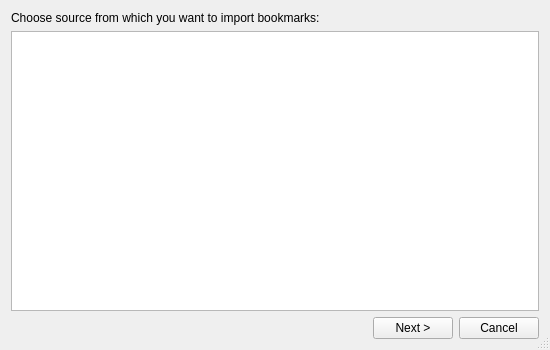
<?xml version="1.0" encoding="UTF-8"?>
<ui version="4.0">
 <class>BookmarksImportDialog</class>
 <widget class="QDialog" name="BookmarksImportDialog">
  <property name="geometry">
   <rect>
    <x>0</x>
    <y>0</y>
    <width>550</width>
    <height>350</height>
   </rect>
  </property>
  <property name="minimumSize">
   <size>
    <width>550</width>
    <height>350</height>
   </size>
  </property>
  <property name="windowTitle">
   <string>Import Bookmarks</string>
  </property>
  <property name="sizeGripEnabled">
   <bool>true</bool>
  </property>
  <layout class="QVBoxLayout" name="verticalLayout_2">
   <item>
    <widget class="QStackedWidget" name="pagesWidget">
     <widget class="QWidget" name="sourcePage">
      <layout class="QVBoxLayout" name="verticalLayout">
       <property name="margin">
        <number>0</number>
       </property>
       <item>
        <widget class="QLabel" name="label_2">
         <property name="text">
          <string>Choose source from which you want to import bookmarks:</string>
         </property>
        </widget>
       </item>
       <item>
        <widget class="QListWidget" name="sourcesList">
         <property name="toolTip">
          <string>Choose the source to import from</string>
         </property>
        </widget>
       </item>
      </layout>
     </widget>
     <widget class="QWidget" name="filePage">
      <layout class="QGridLayout" name="gridLayout">
       <property name="margin">
        <number>0</number>
       </property>
       <item row="0" column="0">
        <widget class="QLabel" name="iconLabel">
         <property name="minimumSize">
          <size>
           <width>48</width>
           <height>48</height>
          </size>
         </property>
         <property name="maximumSize">
          <size>
           <width>48</width>
           <height>48</height>
          </size>
         </property>
        </widget>
       </item>
       <item row="0" column="1" colspan="2">
        <widget class="QLabel" name="importingFromLabel"/>
       </item>
       <item row="1" column="2">
        <spacer name="verticalSpacer">
         <property name="orientation">
          <enum>Qt::Vertical</enum>
         </property>
         <property name="sizeHint" stdset="0">
          <size>
           <width>20</width>
           <height>44</height>
          </size>
         </property>
        </spacer>
       </item>
       <item row="2" column="0" colspan="3">
        <widget class="QLabel" name="fileLabel1">
         <property name="wordWrap">
          <bool>true</bool>
         </property>
        </widget>
       </item>
       <item row="3" column="0" colspan="3">
        <widget class="QLabel" name="standardDirLabel">
         <property name="textInteractionFlags">
          <set>Qt::LinksAccessibleByMouse|Qt::TextSelectableByMouse</set>
         </property>
        </widget>
       </item>
       <item row="4" column="0" colspan="3">
        <widget class="QLabel" name="fileLabel2"/>
       </item>
       <item row="5" column="1" colspan="2">
        <spacer name="verticalSpacer_2">
         <property name="orientation">
          <enum>Qt::Vertical</enum>
         </property>
         <property name="sizeHint" stdset="0">
          <size>
           <width>20</width>
           <height>44</height>
          </size>
         </property>
        </spacer>
       </item>
       <item row="6" column="0" colspan="3">
        <layout class="QHBoxLayout" name="horizontalLayout_3">
         <item>
          <widget class="QLineEdit" name="fileEdit">
           <property name="enabled">
            <bool>false</bool>
           </property>
           <property name="toolTip">
            <string>Shows the name of the bookmarks file or directory</string>
           </property>
          </widget>
         </item>
         <item>
          <widget class="QPushButton" name="chooseButton">
           <property name="text">
            <string notr="true">...</string>
           </property>
          </widget>
         </item>
        </layout>
       </item>
       <item row="7" column="1">
        <spacer name="verticalSpacer_3">
         <property name="orientation">
          <enum>Qt::Vertical</enum>
         </property>
         <property name="sizeHint" stdset="0">
          <size>
           <width>20</width>
           <height>44</height>
          </size>
         </property>
        </spacer>
       </item>
      </layout>
     </widget>
    </widget>
   </item>
   <item>
    <layout class="QHBoxLayout" name="horizontalLayout">
     <item>
      <spacer name="horizontalSpacer">
       <property name="orientation">
        <enum>Qt::Horizontal</enum>
       </property>
       <property name="sizeHint" stdset="0">
        <size>
         <width>40</width>
         <height>20</height>
        </size>
       </property>
      </spacer>
     </item>
     <item>
      <widget class="QPushButton" name="nextButton">
       <property name="text">
        <string>Next &gt;</string>
       </property>
      </widget>
     </item>
     <item>
      <widget class="QPushButton" name="cancelButton">
       <property name="text">
        <string>Cancel</string>
       </property>
      </widget>
     </item>
    </layout>
   </item>
  </layout>
 </widget>
 <tabstops>
  <tabstop>sourcesList</tabstop>
  <tabstop>nextButton</tabstop>
  <tabstop>cancelButton</tabstop>
  <tabstop>fileEdit</tabstop>
  <tabstop>chooseButton</tabstop>
 </tabstops>
 <resources/>
 <connections/>
</ui>
